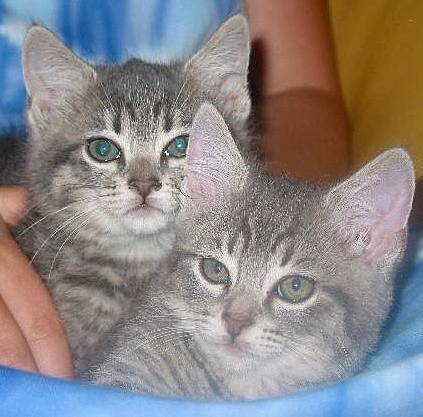
#> input picture cats/cat1.jpg, 423 x 417 px, found by its file name; its folder holds 4 pictures in this run
$ python python.py
#> lines starting #> are read from the running program, lines starting #| are printed output that depends on the picture
import cv2
import numpy as np
import os
from sklearn.model_selection import train_test_split
from sklearn.svm import SVC
from sklearn.metrics import accuracy_score, classification_report, confusion_matrix
from sklearn.preprocessing import StandardScaler

# Directory paths for the dataset
cat_dir = 'C:/Users/mukka/OneDrive/Desktop/3 TASK/cats'  # Folder with cat images
dog_dir = 'C:/Users/mukka/OneDrive/Desktop/3 TASK/dogs'  # Folder with dog images

# Image size to resize all images
IMG_SIZE = 64

def load_images_from_folder(folder, label):
#> called with label = 0
    images = []
    labels = []
    valid_extensions = ['.jpg', '.jpeg', '.png']  # Only process valid image files
    loaded_files = []
    for filename in os.listdir(folder):
        if any(filename.lower().endswith(ext) for ext in valid_extensions):
            img_path = os.path.join(folder, filename)
            img = cv2.imread(img_path, cv2.IMREAD_GRAYSCALE)
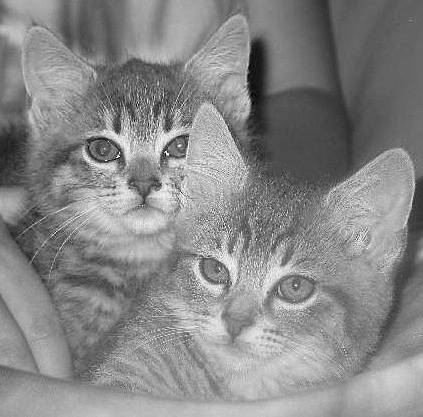
#> img: shape (417, 423); min 0, max 255, mean 135.7
            if img is not None:
                img = cv2.resize(img, (IMG_SIZE, IMG_SIZE))
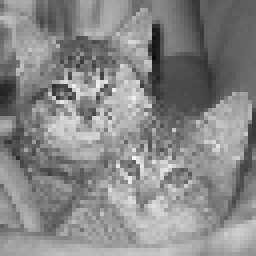
#> img: shape (64, 64) (shown 4 times larger); min 11, max 250, mean 135.6
                images.append(img.flatten())  # Flatten the image to a vector
                labels.append(label)
                loaded_files.append(filename)  # Track loaded files
#> pass 2 of the loop in load_images_from_folder, `for filename in os.listdir(folder):`:
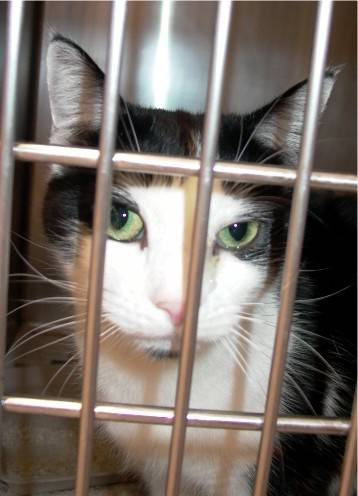
#> input picture cats/cat10.jpg, 358 x 496 px, found by its file name
#> in load_images_from_folder, `img = cv2.imread(img_path, cv2.IMREAD_GRAYSCALE)`:
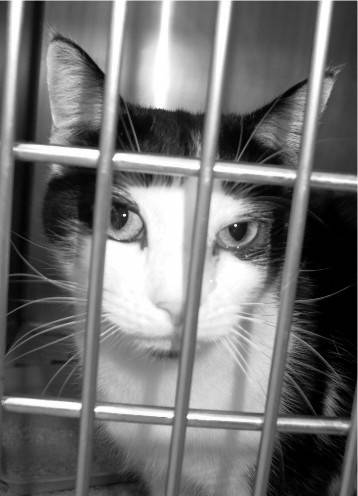
#> img: shape (496, 358); min 0, max 255, mean 114.2
#> in load_images_from_folder, `img = cv2.resize(img, (IMG_SIZE, IMG_SIZE))`:
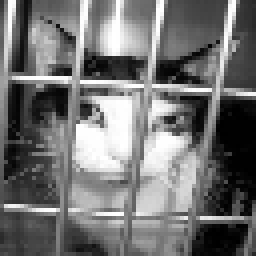
#> img: shape (64, 64) (shown 4 times larger); min 0, max 255, mean 113.9
#> pass 3 of the loop in load_images_from_folder, `for filename in os.listdir(folder):`:
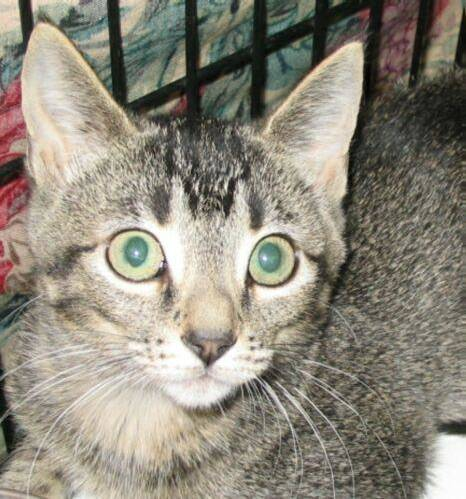
#> input picture cats/cat11.jpg, 466 x 499 px, found by its file name
#> in load_images_from_folder, `img = cv2.imread(img_path, cv2.IMREAD_GRAYSCALE)`:
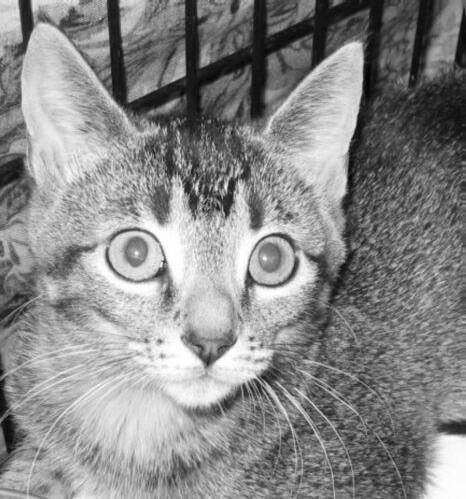
#> img: shape (499, 466); min 0, max 255, mean 137
#> in load_images_from_folder, `img = cv2.resize(img, (IMG_SIZE, IMG_SIZE))`:
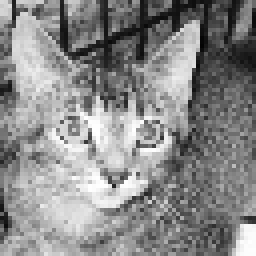
#> img: shape (64, 64) (shown 4 times larger); min 4, max 255, mean 137.4
#> the loop made 4 passes; the first 3 are shown
    print(f"Loaded files from {folder}: {loaded_files}")  # Debugging: List the loaded files
    return images, labels

# Load cats and dogs images
cat_images, cat_labels = load_images_from_folder(cat_dir, label=0)  # 0 for cat
dog_images, dog_labels = load_images_from_folder(dog_dir, label=1)  # 1 for dog
#> (the run stopped early here; a loop or call above may not have finished)
